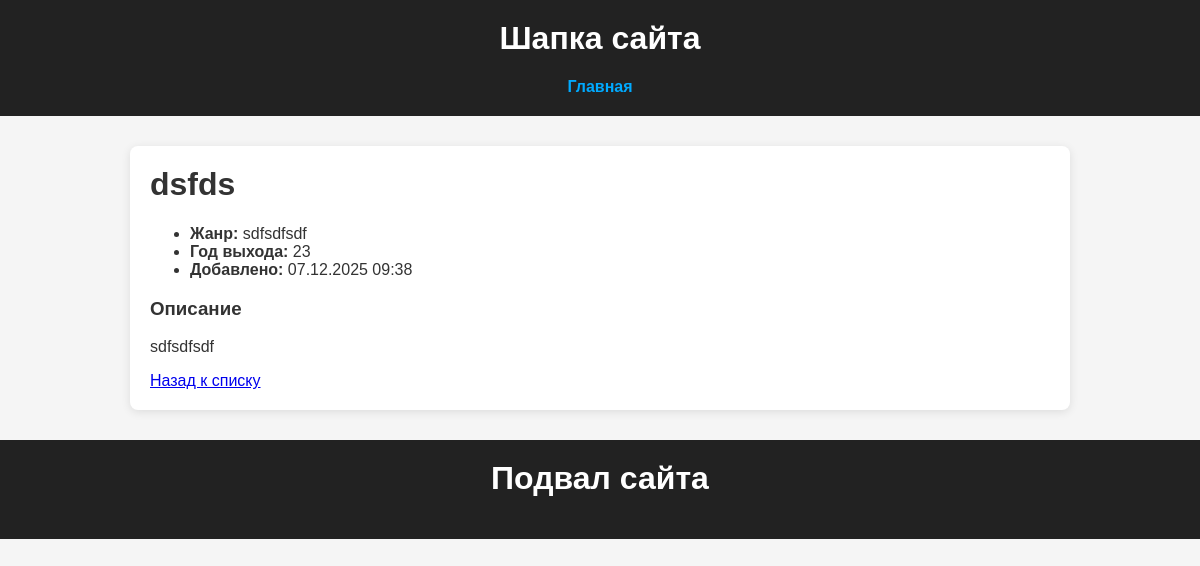
The app's page /game/10/ with its own data.
### games/models.py (models this page shows, shortened)
class Game(models.Model):
    title = models.CharField('Название', max_length=200)
    genre = models.CharField('Жанр', max_length=100)
    release_year = models.PositiveIntegerField('Год название')
    description = models.TextField('Описание', blank=True)
    created_at = models.DateTimeField(auto_now_add=True)
    class Meta:
        verbose_name = 'Игра'
        verbose_name_plural = 'Игры'
        ordering = ['-created_at']

### games/views.py (the view)
# urls.py: path('game/<int:pk>/', GameDetailView.as_view(), name='game_detail'),
class GameDetailView(DetailView):
    model = Game
    template_name = 'game_detail.html'
    context_object_name = 'game'

### templates/game_detail.html
{% extends 'base.html' %}
{% block content %}
<div class="container mt-4">
    <h1>{{ game.title }}</h1>
    <ul class="list-unstyled">
        <li><strong>Жанр:</strong> {{ game.genre }}</li>
        <li><strong>Год выхода:</strong> {{ game.release_year }}</li>
        <li><strong>Добавлено:</strong> {{ game.created_at|date:"d.m.Y H:i" }}</li>
    </ul>
    {% if game.description %}
        <h3>Описание</h3>
        <p>{{ game.description|linebreaks }}</p>
    {% else %}
        <p><em>Описание отсутствует.</em></p>
    {% endif %}
    <a href="{% url 'game_list' %}" class="btn btn-secondary mt-3">Назад к списку</a>
</div>
{% endblock %}

### static/style.css (style rules this page uses)
body { margin: 0; font-family: Arial, sans-serif; background: #f5f5f5; color: #333; }
h1, h2 { margin-top: 0; }

### records on screen
Game: title "dsfds", genre "sdfsdfsdf", release_year "23", created_at "07.12.2025 09:38", description "sdfsdfsdf"
